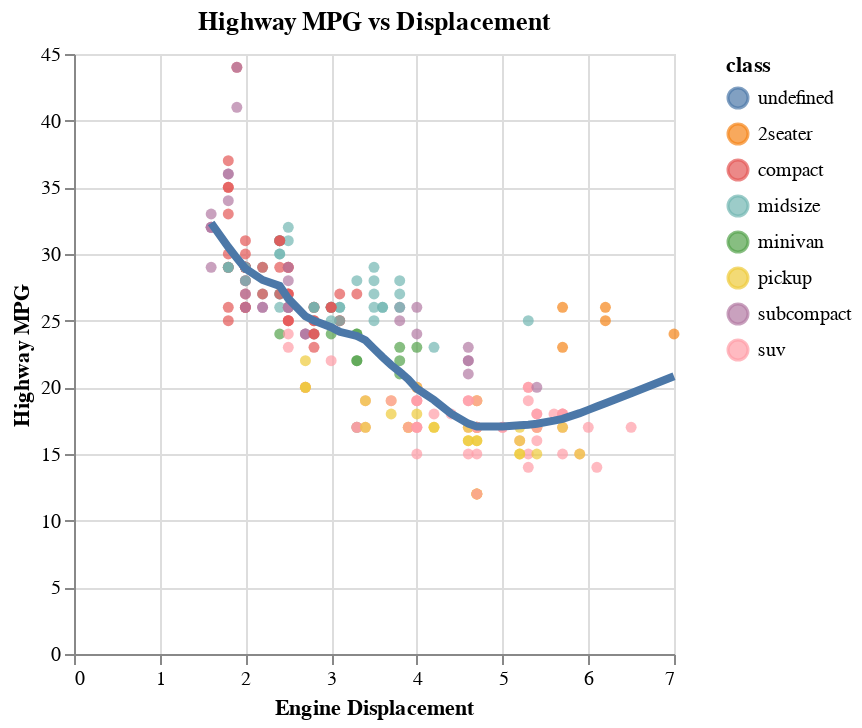

Notebook code cell kept with this figure:
### Code cell
base = alt.Chart(mpg, title='Highway MPG vs Displacement').mark_circle().encode(
    x=alt.X('displ').title('Engine Displacement'),
    y=alt.Y('hwy').title('Highway MPG'),
    color='class'
)

base + base.transform_loess('displ', 'hwy').mark_line(size=4)

### Figure 1 — Vega-Lite specification as saved in the notebook (floating-point values rounded to 4 significant figures; data arrays with more than 128 entries replaced by an {"elided": "..."} marker saying what was removed)
{"config": {"view": {"continuousWidth": 300, "continuousHeight": 300}}, "layer": [{"mark": {"type": "circle"}, "encoding": {"color": {"field": "class", "type": "nominal"}, "x": {"field": "displ", "title": "Engine Displacement", "type": "quantitative"}, "y": {"field": "hwy", "title": "Highway MPG", "type": "quantitative"}}, "title": "Highway MPG vs Displacement"}, {"mark": {"type": "line", "size": 4}, "encoding": {"color": {"field": "class", "type": "nominal"}, "x": {"field": "displ", "title": "Engine Displacement", "type": "quantitative"}, "y": {"field": "hwy", "title": "Highway MPG", "type": "quantitative"}}, "title": "Highway MPG vs Displacement", "transform": [{"loess": "hwy", "on": "displ"}]}], "data": {"name": "data-784d2a789a5f3a352263a16b6c4cd367"}, "$schema": "https://vega.github.io/schema/vega-lite/v5.16.3.json", "datasets": {"data-784d2a789a5f3a352263a16b6c4cd367": {"elided": "234 records"}}}
